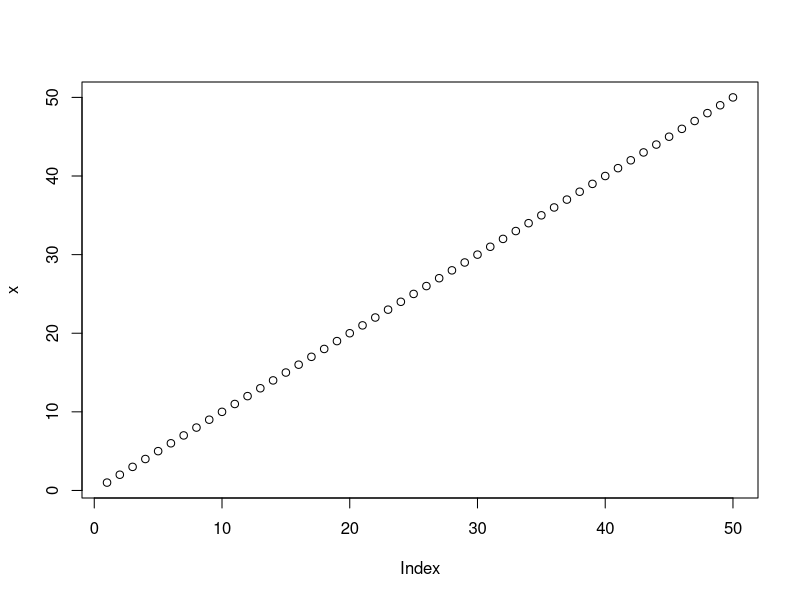
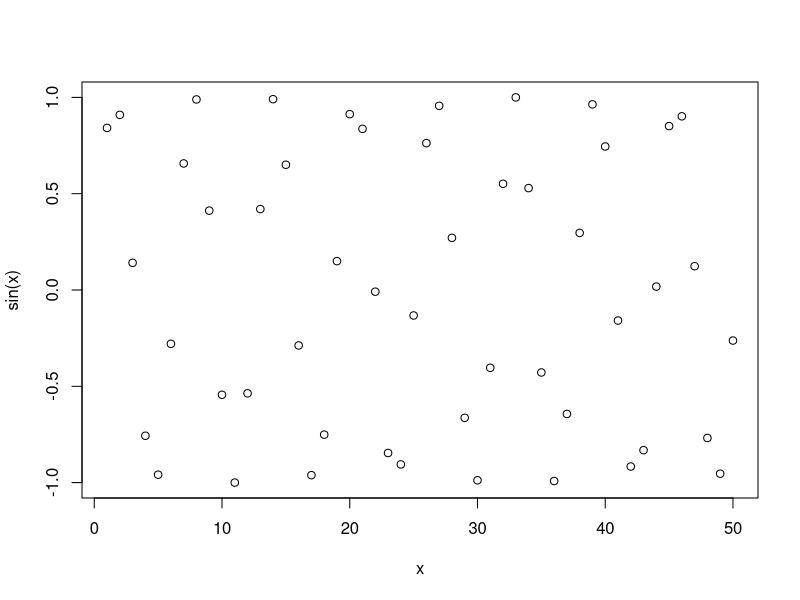
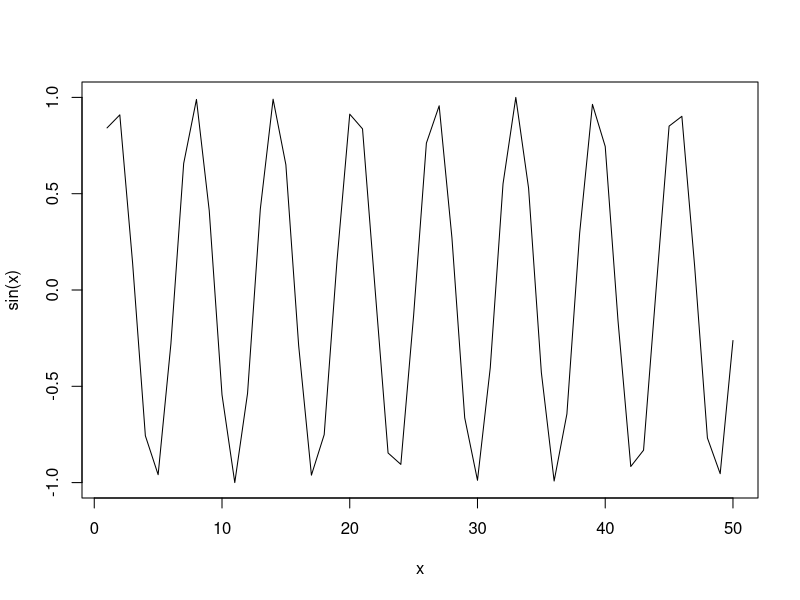
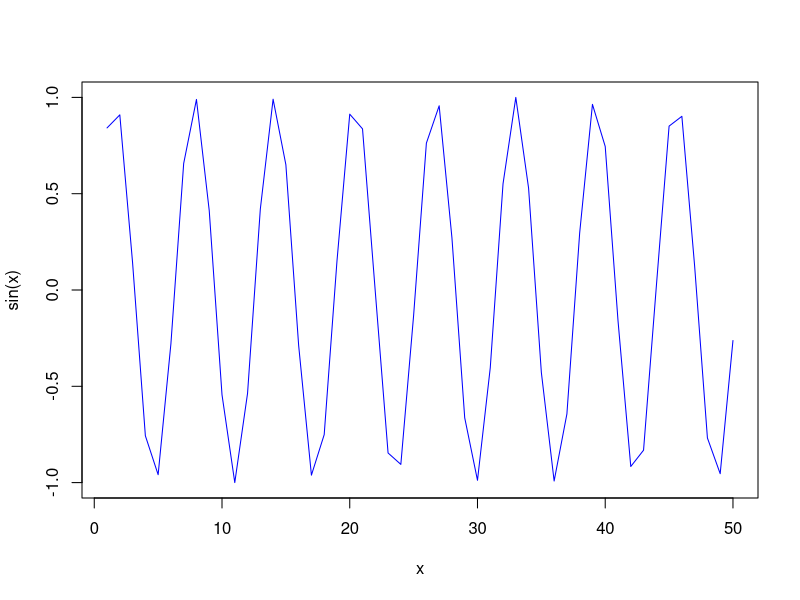
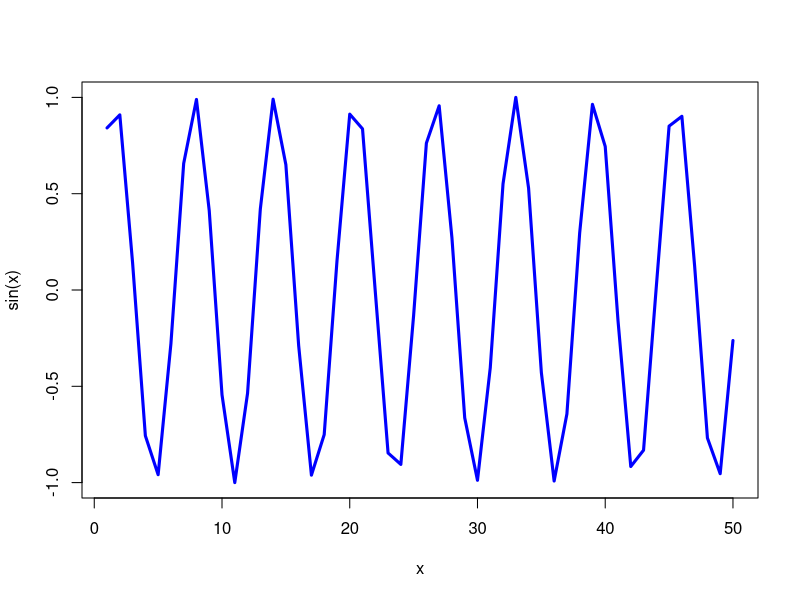

R code for these plots, in order:
#This is a text file
x<-1:50
x
plot(x)
plot(x,sin(x))
plot(x,sin(x),type = "l")
plot(x,sin(x),type = "l", col="blue")
plot(x,sin(x),type = "l", col="blue",lwd=3)